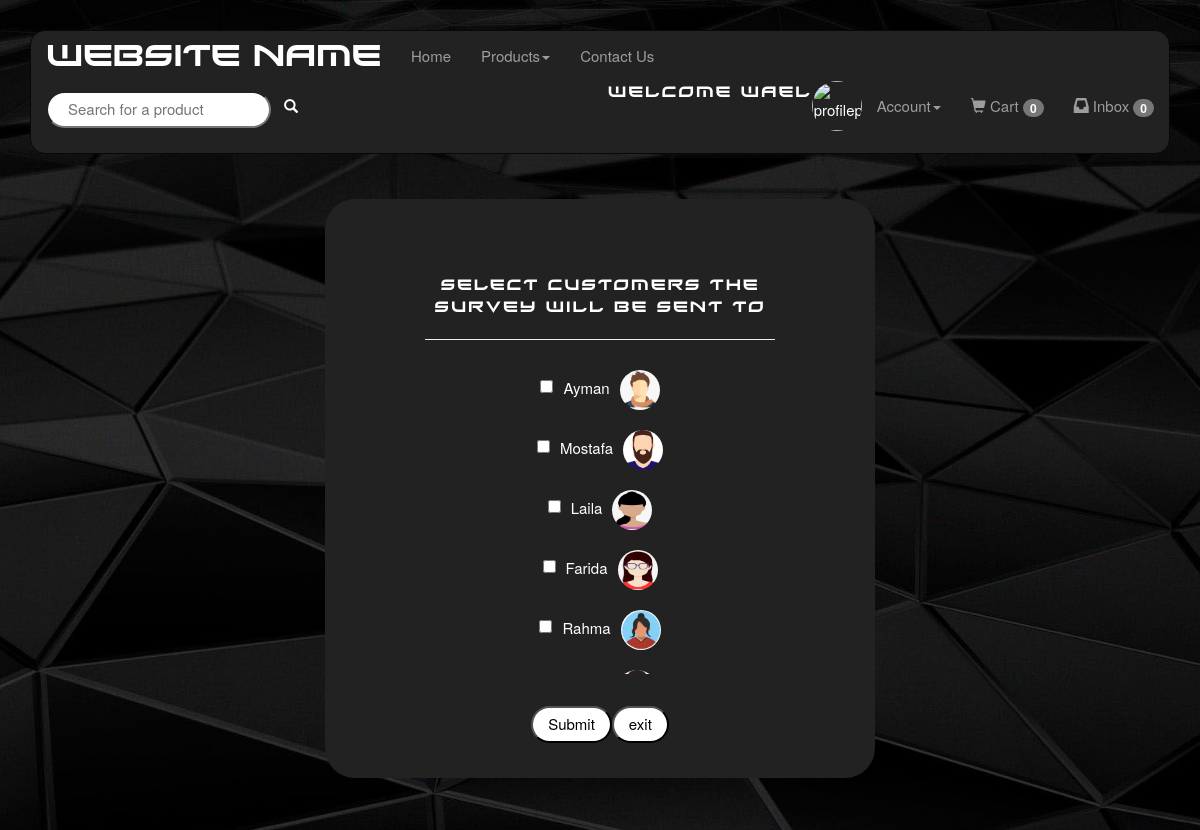
Page /SendSurvey.php (signed in) on the committed database.
### tables this page shows
CREATE TABLE `users` (
  `id` int(10) UNSIGNED NOT NULL,
  `username` varchar(30) NOT NULL,
  `password` varchar(225) NOT NULL,
  `email` varchar(50) NOT NULL,
  `address` varchar(50) DEFAULT NULL,
  `imagePath` varchar(255) DEFAULT NULL,
  `userType` varchar(15) NOT NULL
);

### SendSurvey.php (the view, shortened to what this page needs)
<html>
    <head>
        <link rel="stylesheet" href="Style.css">
    </head>
    <body>
        <?php
        include "Menu.php";
        ?>
        <div class="container">
            <div class="card">
                <div class="sendSurvey">
                    <div class="list">
                <?php
                    if(isset($_SESSION['id'])){
                        $conn = new mysqli("localhost","root","", "project");
                        echo "<form method='post' action='' onsubmit='return validate(this);'>";
                        echo "<text class='header'>Select customers the survey will be sent to</text>";
                        echo "<hr>";
                            ?>
                            <?php
                        $customerssql = "SELECT * FROM users WHERE userType='customer'";
                        $customersResult = $conn->query($customerssql);
                        if($customersResult->num_rows == 0){
                            echo "Error: no customers found<br>";
                        }
                        else {
                            while($customerRow = $customersResult->fetch_assoc()){
                                echo "<input type='checkbox' name='customers[]' value='". $customerRow['id'] ."'>". $customerRow['username'] ."<img src=". $customerRow['imagePath']. " class='user-pic-icon'><img>";
                                echo "<br>";
                            }
                        }
                        echo "</div>";
                        echo "<br>";
                        echo "<input type='submit' name='submit'>" ;
                        echo "<input type='submit' name='exit' value='exit'/>";
                    }
                    ?>
                </div>
            </div>
        </div>
    </body>
</html>

### Style.css (style rules this page uses)
body { margin: 30px; background: black; color: white; line-height: 1.5; font-size: 15px; background-image: url(resources/images/style/background/bg.jpg); background-position: center; background-repeat:no-repeat; background-size:cover; }
.header { font-size: 15px; font-family: xirod; letter-spacing: 2px; }
.container { width: fit-content; height: fit-content; }
.card { background: #222; margin:20px; border-radius: 3rem; }
input[type=submit], input[type=reset], button, input[type=button], .select { border-radius: 3rem; color: black; background: white; margin: 10px 0; font-size: 100%; padding: 5px 15px; }
input[type=checkbox], input[type=radio] { margin:10px; }
.profile,.sendSurvey { margin:25px; padding:25px; text-align: center; width: 500px; overflow-y:auto; }
.user-pic-icon { border-radius: 4rem; width: 40px; height: 40px; margin: 10px; }
.List { padding:50px; height: 450px; overflow-y: auto; }

### rows in the picture
users: username "Ayman", imagePath (picture)
users: username "Mostafa", imagePath (picture)
users: username "Laila", imagePath (picture)
users: username "Farida", imagePath (picture)
users: username "Rahma", imagePath (picture)
users: imagePath (picture)

### other values in the picture
$_SESSION['username'] "Wael"
$cart_items_row['cartItems'] "0"
$inbox_notif_row['unread_messages'] "0"
